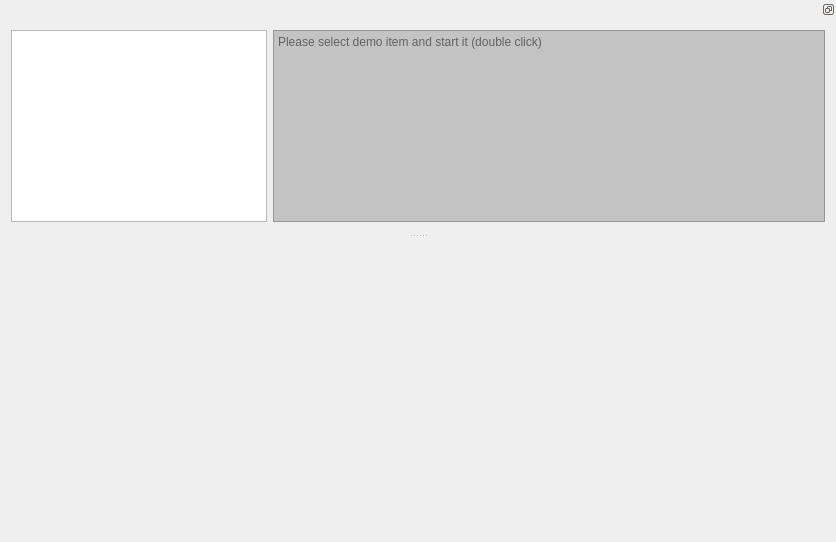
<?xml version="1.0" encoding="UTF-8"?>
<ui version="4.0">
 <class>MainWindow</class>
 <widget class="QMainWindow" name="MainWindow">
  <property name="geometry">
   <rect>
    <x>0</x>
    <y>0</y>
    <width>836</width>
    <height>542</height>
   </rect>
  </property>
  <property name="windowTitle">
   <string>QGV Demo</string>
  </property>
  <widget class="QWidget" name="centralWidget">
   <layout class="QVBoxLayout" name="verticalLayout">
    <item>
     <widget class="QGVMap" name="geoMap" native="true"/>
    </item>
   </layout>
  </widget>
  <widget class="QDockWidget" name="dockWidget">
   <property name="floating">
    <bool>false</bool>
   </property>
   <property name="features">
    <set>QDockWidget::DockWidgetFloatable|QDockWidget::DockWidgetMovable</set>
   </property>
   <attribute name="dockWidgetArea">
    <number>4</number>
   </attribute>
   <widget class="QWidget" name="dockWidgetContents">
    <layout class="QVBoxLayout" name="verticalLayout_2">
     <item>
      <layout class="QHBoxLayout" name="horizontalLayout_2">
       <item>
        <widget class="QListWidget" name="demoList">
         <property name="sizePolicy">
          <sizepolicy hsizetype="Preferred" vsizetype="Expanding">
           <horstretch>0</horstretch>
           <verstretch>0</verstretch>
          </sizepolicy>
         </property>
         <property name="editTriggers">
          <set>QAbstractItemView::NoEditTriggers</set>
         </property>
         <property name="alternatingRowColors">
          <bool>true</bool>
         </property>
         <property name="selectionBehavior">
          <enum>QAbstractItemView::SelectRows</enum>
         </property>
         <property name="wordWrap">
          <bool>true</bool>
         </property>
         <property name="selectionRectVisible">
          <bool>true</bool>
         </property>
        </widget>
       </item>
       <item>
        <widget class="QTextEdit" name="demoComment">
         <property name="styleSheet">
          <string notr="true">background-color: rgb(195, 195, 195);</string>
         </property>
         <property name="readOnly">
          <bool>true</bool>
         </property>
         <property name="placeholderText">
          <string>Please select demo item and start it (double click)</string>
         </property>
        </widget>
       </item>
      </layout>
     </item>
    </layout>
   </widget>
  </widget>
 </widget>
 <layoutdefault spacing="6" margin="11"/>
 <customwidgets>
  <customwidget>
   <class>QGVMap</class>
   <extends>QWidget</extends>
   <header location="global">QGeoView/QGVMap.h</header>
   <container>1</container>
  </customwidget>
 </customwidgets>
 <resources/>
 <connections/>
</ui>
